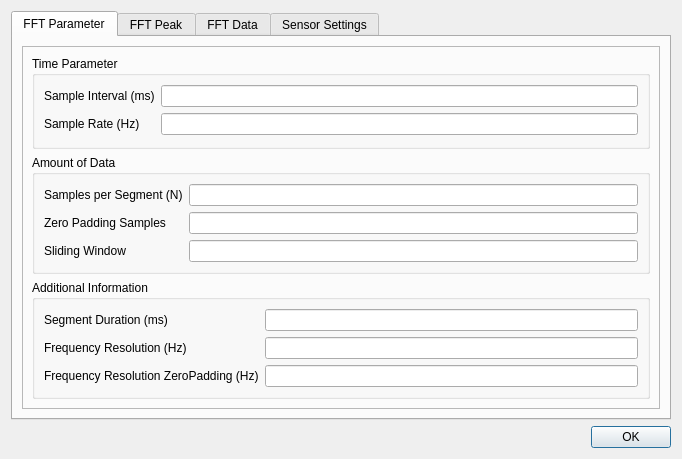
<?xml version="1.0" encoding="UTF-8"?>
<ui version="4.0">
 <class>Dialog</class>
 <widget class="QDialog" name="Dialog">
  <property name="geometry">
   <rect>
    <x>0</x>
    <y>0</y>
    <width>682</width>
    <height>413</height>
   </rect>
  </property>
  <property name="windowTitle">
   <string>Settings</string>
  </property>
  <layout class="QVBoxLayout" name="verticalLayout_4">
   <item>
    <widget class="QTabWidget" name="tabWidget">
     <property name="currentIndex">
      <number>0</number>
     </property>
     <widget class="QWidget" name="tab_2">
      <attribute name="title">
       <string>FFT Parameter</string>
      </attribute>
      <layout class="QVBoxLayout" name="verticalLayout_2">
       <item>
        <widget class="QFrame" name="frame_3">
         <property name="frameShape">
          <enum>QFrame::StyledPanel</enum>
         </property>
         <property name="frameShadow">
          <enum>QFrame::Raised</enum>
         </property>
         <layout class="QVBoxLayout" name="verticalLayout_5">
          <item>
           <widget class="QGroupBox" name="groupBox">
            <property name="title">
             <string>Time Parameter</string>
            </property>
            <layout class="QFormLayout" name="formLayout_3">
             <item row="0" column="0">
              <widget class="QLabel" name="label_6">
               <property name="text">
                <string>Sample Interval (ms)</string>
               </property>
              </widget>
             </item>
             <item row="0" column="1">
              <widget class="QLineEdit" name="fftSampleIntervalEdit">
               <property name="maximumSize">
                <size>
                 <width>16777215</width>
                 <height>16777215</height>
                </size>
               </property>
               <property name="readOnly">
                <bool>true</bool>
               </property>
              </widget>
             </item>
             <item row="1" column="0">
              <widget class="QLabel" name="label_8">
               <property name="text">
                <string>Sample Rate (Hz)</string>
               </property>
              </widget>
             </item>
             <item row="1" column="1">
              <widget class="QLineEdit" name="fftSampleRateEdit">
               <property name="maximumSize">
                <size>
                 <width>16777215</width>
                 <height>16777215</height>
                </size>
               </property>
               <property name="readOnly">
                <bool>true</bool>
               </property>
              </widget>
             </item>
            </layout>
           </widget>
          </item>
          <item>
           <widget class="QGroupBox" name="groupBox_2">
            <property name="title">
             <string>Amount of Data</string>
            </property>
            <layout class="QFormLayout" name="formLayout_5">
             <item row="0" column="0">
              <widget class="QLabel" name="label_9">
               <property name="text">
                <string>Samples per Segment (N)</string>
               </property>
              </widget>
             </item>
             <item row="0" column="1">
              <widget class="QLineEdit" name="fftSamplesPerSegmentEdit">
               <property name="maximumSize">
                <size>
                 <width>16777215</width>
                 <height>16777215</height>
                </size>
               </property>
               <property name="readOnly">
                <bool>true</bool>
               </property>
              </widget>
             </item>
             <item row="1" column="0">
              <widget class="QLabel" name="label_17">
               <property name="text">
                <string>Zero Padding Samples</string>
               </property>
              </widget>
             </item>
             <item row="1" column="1">
              <widget class="QLineEdit" name="fftZeroPaddingEdit">
               <property name="maximumSize">
                <size>
                 <width>16777215</width>
                 <height>16777215</height>
                </size>
               </property>
               <property name="readOnly">
                <bool>true</bool>
               </property>
              </widget>
             </item>
             <item row="2" column="1">
              <widget class="QLineEdit" name="fftSlidingWindowEdit">
               <property name="readOnly">
                <bool>true</bool>
               </property>
              </widget>
             </item>
             <item row="2" column="0">
              <widget class="QLabel" name="label_19">
               <property name="text">
                <string>Sliding Window</string>
               </property>
              </widget>
             </item>
            </layout>
           </widget>
          </item>
          <item>
           <widget class="QGroupBox" name="groupBox_3">
            <property name="title">
             <string>Additional Information</string>
            </property>
            <layout class="QFormLayout" name="formLayout_6">
             <item row="0" column="0">
              <widget class="QLabel" name="label_10">
               <property name="text">
                <string>Segment Duration (ms)</string>
               </property>
              </widget>
             </item>
             <item row="0" column="1">
              <widget class="QLineEdit" name="fftSegmentDurationEdit">
               <property name="maximumSize">
                <size>
                 <width>16777215</width>
                 <height>16777215</height>
                </size>
               </property>
               <property name="readOnly">
                <bool>true</bool>
               </property>
              </widget>
             </item>
             <item row="1" column="0">
              <widget class="QLabel" name="label_16">
               <property name="text">
                <string>Frequency Resolution (Hz)</string>
               </property>
              </widget>
             </item>
             <item row="1" column="1">
              <widget class="QLineEdit" name="fftFrequencyResolutionEdit">
               <property name="maximumSize">
                <size>
                 <width>16777215</width>
                 <height>16777215</height>
                </size>
               </property>
               <property name="readOnly">
                <bool>true</bool>
               </property>
              </widget>
             </item>
             <item row="2" column="0">
              <widget class="QLabel" name="label_18">
               <property name="text">
                <string>&lt;html&gt;&lt;head/&gt;&lt;body&gt;&lt;p&gt;Frequency Resolution ZeroPadding (Hz)&lt;/p&gt;&lt;/body&gt;&lt;/html&gt;</string>
               </property>
              </widget>
             </item>
             <item row="2" column="1">
              <widget class="QLineEdit" name="fftFrequencyResolutionZPEdit">
               <property name="maximumSize">
                <size>
                 <width>16777215</width>
                 <height>16777215</height>
                </size>
               </property>
               <property name="readOnly">
                <bool>true</bool>
               </property>
              </widget>
             </item>
            </layout>
           </widget>
          </item>
         </layout>
        </widget>
       </item>
      </layout>
     </widget>
     <widget class="QWidget" name="tab_3">
      <attribute name="title">
       <string>FFT Peak</string>
      </attribute>
      <layout class="QVBoxLayout" name="verticalLayout_3">
       <item>
        <widget class="QFrame" name="frame_6">
         <property name="frameShape">
          <enum>QFrame::StyledPanel</enum>
         </property>
         <property name="frameShadow">
          <enum>QFrame::Raised</enum>
         </property>
         <property name="lineWidth">
          <number>1</number>
         </property>
         <property name="midLineWidth">
          <number>0</number>
         </property>
         <layout class="QFormLayout" name="formLayout_4">
          <property name="fieldGrowthPolicy">
           <enum>QFormLayout::AllNonFixedFieldsGrow</enum>
          </property>
          <item row="1" column="0">
           <widget class="QLabel" name="label_11">
            <property name="text">
             <string>Peak Index</string>
            </property>
           </widget>
          </item>
          <item row="1" column="1">
           <widget class="QLineEdit" name="peakIndexEdit">
            <property name="maximumSize">
             <size>
              <width>16777215</width>
              <height>16777215</height>
             </size>
            </property>
            <property name="readOnly">
             <bool>true</bool>
            </property>
           </widget>
          </item>
          <item row="2" column="0">
           <widget class="QLabel" name="label_12">
            <property name="text">
             <string>Peak Freq. Fraction</string>
            </property>
           </widget>
          </item>
          <item row="2" column="1">
           <widget class="QLineEdit" name="peakFractionEdit">
            <property name="maximumSize">
             <size>
              <width>16777215</width>
              <height>16777215</height>
             </size>
            </property>
            <property name="readOnly">
             <bool>true</bool>
            </property>
           </widget>
          </item>
          <item row="3" column="0">
           <widget class="QLabel" name="label_13">
            <property name="text">
             <string>Peak Frequency (Hz)</string>
            </property>
           </widget>
          </item>
          <item row="3" column="1">
           <widget class="QLineEdit" name="peakFrequencyEdit">
            <property name="maximumSize">
             <size>
              <width>16777215</width>
              <height>16777215</height>
             </size>
            </property>
            <property name="readOnly">
             <bool>true</bool>
            </property>
           </widget>
          </item>
          <item row="4" column="0">
           <widget class="QLabel" name="label_14">
            <property name="text">
             <string>Peak Amplitude</string>
            </property>
           </widget>
          </item>
          <item row="4" column="1">
           <widget class="QLineEdit" name="peakAmplitudeEdit">
            <property name="maximumSize">
             <size>
              <width>16777215</width>
              <height>16777215</height>
             </size>
            </property>
            <property name="readOnly">
             <bool>true</bool>
            </property>
           </widget>
          </item>
          <item row="5" column="0">
           <widget class="QLabel" name="label_15">
            <property name="text">
             <string>Peak Heart Rate (bpm)</string>
            </property>
           </widget>
          </item>
          <item row="5" column="1">
           <widget class="QLineEdit" name="peakBpmEdit">
            <property name="maximumSize">
             <size>
              <width>16777215</width>
              <height>16777215</height>
             </size>
            </property>
            <property name="readOnly">
             <bool>true</bool>
            </property>
           </widget>
          </item>
         </layout>
        </widget>
       </item>
      </layout>
     </widget>
     <widget class="QWidget" name="tab_4">
      <attribute name="title">
       <string>FFT Data</string>
      </attribute>
      <layout class="QVBoxLayout" name="verticalLayout_6">
       <item>
        <widget class="QFrame" name="frame_2">
         <property name="sizePolicy">
          <sizepolicy hsizetype="Expanding" vsizetype="Expanding">
           <horstretch>0</horstretch>
           <verstretch>0</verstretch>
          </sizepolicy>
         </property>
         <property name="frameShape">
          <enum>QFrame::NoFrame</enum>
         </property>
         <property name="frameShadow">
          <enum>QFrame::Raised</enum>
         </property>
         <property name="lineWidth">
          <number>0</number>
         </property>
         <layout class="QHBoxLayout" name="horizontalLayout">
          <item>
           <widget class="QGroupBox" name="groupBox_4">
            <property name="title">
             <string>Time Domain Data</string>
            </property>
            <layout class="QHBoxLayout" name="horizontalLayout_2">
             <item>
              <widget class="QTextEdit" name="timeDataEdit">
               <property name="maximumSize">
                <size>
                 <width>16777215</width>
                 <height>16777215</height>
                </size>
               </property>
               <property name="readOnly">
                <bool>true</bool>
               </property>
              </widget>
             </item>
            </layout>
           </widget>
          </item>
          <item>
           <widget class="QGroupBox" name="groupBox_5">
            <property name="title">
             <string>Frequency Domain Data</string>
            </property>
            <layout class="QHBoxLayout" name="horizontalLayout_3">
             <item>
              <widget class="QTextEdit" name="frequencyDataEdit">
               <property name="maximumSize">
                <size>
                 <width>16777215</width>
                 <height>16777215</height>
                </size>
               </property>
               <property name="readOnly">
                <bool>true</bool>
               </property>
              </widget>
             </item>
            </layout>
           </widget>
          </item>
         </layout>
        </widget>
       </item>
      </layout>
     </widget>
     <widget class="QWidget" name="tab">
      <attribute name="title">
       <string>Sensor Settings</string>
      </attribute>
      <layout class="QVBoxLayout" name="verticalLayout">
       <item>
        <widget class="QFrame" name="frame">
         <property name="sizePolicy">
          <sizepolicy hsizetype="Preferred" vsizetype="Preferred">
           <horstretch>0</horstretch>
           <verstretch>0</verstretch>
          </sizepolicy>
         </property>
         <property name="frameShape">
          <enum>QFrame::StyledPanel</enum>
         </property>
         <property name="frameShadow">
          <enum>QFrame::Raised</enum>
         </property>
         <layout class="QFormLayout" name="formLayout_2">
          <property name="fieldGrowthPolicy">
           <enum>QFormLayout::AllNonFixedFieldsGrow</enum>
          </property>
          <item row="0" column="0">
           <widget class="QLabel" name="label">
            <property name="text">
             <string>Sensor</string>
            </property>
           </widget>
          </item>
          <item row="0" column="1">
           <widget class="QLineEdit" name="sensorEdit">
            <property name="maximumSize">
             <size>
              <width>16777215</width>
              <height>16777215</height>
             </size>
            </property>
            <property name="layoutDirection">
             <enum>Qt::LeftToRight</enum>
            </property>
            <property name="autoFillBackground">
             <bool>false</bool>
            </property>
            <property name="alignment">
             <set>Qt::AlignRight|Qt::AlignTrailing|Qt::AlignVCenter</set>
            </property>
            <property name="readOnly">
             <bool>true</bool>
            </property>
           </widget>
          </item>
          <item row="1" column="0">
           <widget class="QLabel" name="label_2">
            <property name="text">
             <string>ID</string>
            </property>
           </widget>
          </item>
          <item row="1" column="1">
           <widget class="QLineEdit" name="idEdit">
            <property name="maximumSize">
             <size>
              <width>16777215</width>
              <height>16777215</height>
             </size>
            </property>
            <property name="layoutDirection">
             <enum>Qt::LeftToRight</enum>
            </property>
            <property name="autoFillBackground">
             <bool>false</bool>
            </property>
            <property name="alignment">
             <set>Qt::AlignRight|Qt::AlignTrailing|Qt::AlignVCenter</set>
            </property>
            <property name="readOnly">
             <bool>true</bool>
            </property>
           </widget>
          </item>
          <item row="2" column="0">
           <widget class="QLabel" name="label_5">
            <property name="text">
             <string>Resolution</string>
            </property>
           </widget>
          </item>
          <item row="2" column="1">
           <widget class="QLineEdit" name="resolutionEdit">
            <property name="maximumSize">
             <size>
              <width>16777215</width>
              <height>16777215</height>
             </size>
            </property>
            <property name="layoutDirection">
             <enum>Qt::LeftToRight</enum>
            </property>
            <property name="autoFillBackground">
             <bool>false</bool>
            </property>
            <property name="alignment">
             <set>Qt::AlignRight|Qt::AlignTrailing|Qt::AlignVCenter</set>
            </property>
            <property name="readOnly">
             <bool>true</bool>
            </property>
           </widget>
          </item>
          <item row="3" column="0">
           <widget class="QLabel" name="label_3">
            <property name="text">
             <string>Maximum value</string>
            </property>
           </widget>
          </item>
          <item row="3" column="1">
           <widget class="QLineEdit" name="maxValEdit">
            <property name="maximumSize">
             <size>
              <width>16777215</width>
              <height>16777215</height>
             </size>
            </property>
            <property name="layoutDirection">
             <enum>Qt::LeftToRight</enum>
            </property>
            <property name="autoFillBackground">
             <bool>false</bool>
            </property>
            <property name="alignment">
             <set>Qt::AlignRight|Qt::AlignTrailing|Qt::AlignVCenter</set>
            </property>
            <property name="readOnly">
             <bool>true</bool>
            </property>
           </widget>
          </item>
          <item row="4" column="0">
           <widget class="QLabel" name="label_4">
            <property name="text">
             <string>Minimum value</string>
            </property>
           </widget>
          </item>
          <item row="4" column="1">
           <widget class="QLineEdit" name="minValEdit">
            <property name="maximumSize">
             <size>
              <width>16777215</width>
              <height>16777215</height>
             </size>
            </property>
            <property name="layoutDirection">
             <enum>Qt::LeftToRight</enum>
            </property>
            <property name="autoFillBackground">
             <bool>false</bool>
            </property>
            <property name="alignment">
             <set>Qt::AlignRight|Qt::AlignTrailing|Qt::AlignVCenter</set>
            </property>
            <property name="readOnly">
             <bool>true</bool>
            </property>
           </widget>
          </item>
          <item row="5" column="0">
           <widget class="QLabel" name="label_7">
            <property name="text">
             <string>Sample Interval</string>
            </property>
           </widget>
          </item>
          <item row="5" column="1">
           <widget class="QLineEdit" name="sampleIntervalEdit">
            <property name="maximumSize">
             <size>
              <width>16777215</width>
              <height>16777215</height>
             </size>
            </property>
            <property name="layoutDirection">
             <enum>Qt::LeftToRight</enum>
            </property>
            <property name="autoFillBackground">
             <bool>false</bool>
            </property>
            <property name="alignment">
             <set>Qt::AlignRight|Qt::AlignTrailing|Qt::AlignVCenter</set>
            </property>
            <property name="readOnly">
             <bool>true</bool>
            </property>
           </widget>
          </item>
          <item row="6" column="1">
           <widget class="QPushButton" name="getSettingsBtn">
            <property name="maximumSize">
             <size>
              <width>16777215</width>
              <height>16777215</height>
             </size>
            </property>
            <property name="text">
             <string>Get Settings</string>
            </property>
           </widget>
          </item>
         </layout>
        </widget>
       </item>
      </layout>
     </widget>
    </widget>
   </item>
   <item>
    <widget class="QDialogButtonBox" name="buttonBox">
     <property name="orientation">
      <enum>Qt::Horizontal</enum>
     </property>
     <property name="standardButtons">
      <set>QDialogButtonBox::Ok</set>
     </property>
    </widget>
   </item>
  </layout>
 </widget>
 <resources/>
 <connections>
  <connection>
   <sender>buttonBox</sender>
   <signal>accepted()</signal>
   <receiver>Dialog</receiver>
   <slot>accept()</slot>
   <hints>
    <hint type="sourcelabel">
     <x>248</x>
     <y>254</y>
    </hint>
    <hint type="destinationlabel">
     <x>157</x>
     <y>274</y>
    </hint>
   </hints>
  </connection>
  <connection>
   <sender>buttonBox</sender>
   <signal>rejected()</signal>
   <receiver>Dialog</receiver>
   <slot>reject()</slot>
   <hints>
    <hint type="sourcelabel">
     <x>316</x>
     <y>260</y>
    </hint>
    <hint type="destinationlabel">
     <x>286</x>
     <y>274</y>
    </hint>
   </hints>
  </connection>
 </connections>
</ui>
